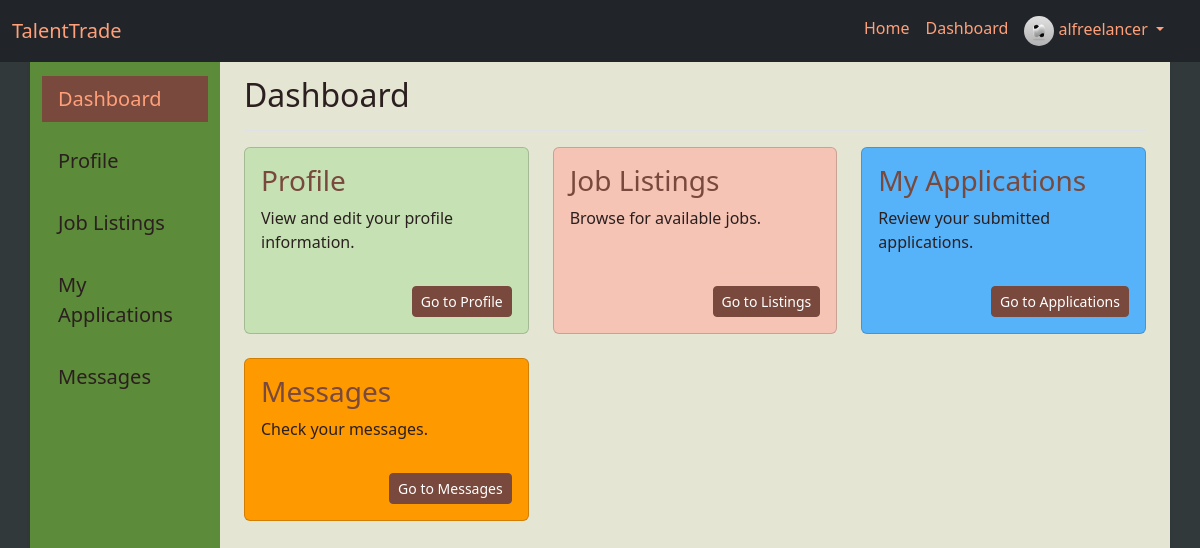
Page /dashboard/freelancer/dashboard (signed in) on the committed database.
### app/models/user.py (models this page shows, shortened)
class User(UserMixin, db.Model):
    __tablename__ = 'users'
    id: Mapped[int] = mapped_column(Integer, primary_key=True)
    username: Mapped[str] = mapped_column(String(80), unique=True, nullable=False)
    email: Mapped[str] = mapped_column(String(120), unique=True, nullable=False)
    password_hash: Mapped[str] = mapped_column(String(128), nullable=False)
    full_name: Mapped[str] = mapped_column(String(120))
    role: Mapped[str] = mapped_column(String(50))  # 'freelancer', 'client', 'admin'
    bio: Mapped[str] = mapped_column(Text)
    profile_picture: Mapped[str] = mapped_column(String(200), default='default.png')
    created_at: Mapped[datetime] = mapped_column(DateTime, default=datetime.now())
    updated_at: Mapped[datetime] = mapped_column(DateTime, default=datetime.now(), onupdate=datetime.now())
    posted_jobs = relationship('Job', foreign_keys='Job.client_id', back_populates='client')
    freelancer_jobs = relationship('Job', foreign_keys='Job.freelancer_id', back_populates='freelancer')
    reviews_given = relationship('Review', foreign_keys='Review.client_id', back_populates='client')
    reviews_received = relationship('Review', foreign_keys='Review.freelancer_id', back_populates='freelancer')
    payments_made = relationship('Payment', foreign_keys='Payment.client_id', back_populates='client')
    payments_received = relationship('Payment', foreign_keys='Payment.freelancer_id', back_populates='freelancer')
    applications = relationship('Application', foreign_keys='Application.freelancer_id', back_populates='freelancer')
    messages_sent = relationship('Message', foreign_keys='Message.sender_id', back_populates='sender')
    messages_received = relationship('Message', foreign_keys='Message.recipient_id', back_populates='recipient')

### app/routes/dashboard.py (the view)
@dashboard_bp.route('/freelancer/dashboard')
@login_required
def freelancer_dashboard():
    if current_user.role != 'freelancer':
        flash('You are not authorized to view this page.', 'danger')
        return redirect(url_for('main.landing'))
    jobs = current_user.freelancer_jobs
    applications = current_user.applications
    reviews = current_user.reviews_received
    return render_template('dashboard/freelancer_dashboard.html', jobs=jobs, applications=applications, reviews=reviews)

### app/templates/dashboard/freelancer_dashboard.html (shortened to what this page needs)
{% extends 'base.html' %}
{% block content %}
<div class="row">
    <nav id="sidebarMenu" class="col-md-3 col-lg-2 d-md-block sidebar collapse vh-100" >
        <div class="position-sticky pt-3" >
            <ul class="nav flex-column">
                <li class="nav-item mb-3">
                    <a class="nav-link active fs-5" aria-current="page" href="{{ url_for('main.dashboard') }}">
                         Dashboard
                    </a>
                </li>
                <li class="nav-item mb-3">
                    <a class="nav-link fs-5" href="{{ url_for('user.profile') }}">
                         Profile
                    </a>
                </li>
                <li class="nav-item mb-3">
                    <a class="nav-link fs-5" href="{{ url_for('job.job_listings') }}">
                         Job Listings
                    </a>
                </li>
                <li class="nav-item mb-3">
                    <a class="nav-link fs-5" href="{{ url_for('job.user_job_listings') }}">
                         My Applications
                    </a>
                </li>
                <li class="nav-item mb-3">
                    <a class="nav-link fs-5" href="{{ url_for('message.inbox') }}">
                         Messages
                    </a>
                </li>
            </ul>
        </div>
    </nav>
    <main class="col-md-9 ms-sm-auto col-lg-10 px-md-4">
        <div class="d-flex justify-content-between flex-wrap flex-md-nowrap align-items-center pt-3 pb-2 mb-3 border-bottom">
            <h1 class="h2">Dashboard</h1>
        </div>
        <div class="row">
            <div class="col-lg-4 col-md-6 mb-4">
              <div class="card card-profile text-dark h-100">
                <div class="card-body d-flex flex-column">
                  <h3 class="card-title">Profile</h3>
                  <p class="card-text flex-grow-1">View and edit your profile information.</p>
                  <a href="{{ url_for('user.profile') }}" class="btn btn-primary btn-sm mt-3 align-self-end">Go to Profile</a>
                </div>
              </div>
            </div>
            <div class="col-lg-4 col-md-6 mb-4">
                <div class="card card-job-listings text-dark h-100">
                  <div class="card-body d-flex flex-column">
                    <h3 class="card-title">Job Listings</h3>
                    <p class="card-text flex-grow-1">Browse for available jobs.</p>
                    <a href="{{ url_for('job.job_listings') }}" class="btn btn-primary btn-sm mt-3 align-self-end">Go to Listings</a>
                  </div>
                </div>
              </div>
              <div class="col-lg-4 col-md-6 mb-4">
                <div class="card card-my-applications text-dark h-100">
                  <div class="card-body d-flex flex-column">
                    <h3 class="card-title">My Applications</h3>
                        <p class="card-text flex-grow-1">Review your submitted applications.</p>
                        <a href="{{ url_for('job.user_job_listings') }}" class="btn btn-primary btn-sm mt-3 align-self-end">Go to Applications</a>
                  </div>
                </div>
              </div>
              <div class="col-lg-4 col-md-6 mb-4">
                <div class="card card-messages text-dark h-100">
                  <div class="card-body d-flex flex-column">
                    <h3 class="card-title">Messages</h3>
                    <p class="card-text flex-grow-1">Check your messages.</p>
                    <a href="{{ url_for('message.inbox') }}" class="btn btn-primary btn-sm mt-3 align-self-end">Go to Messages</a>
                  </div>
                </div>
              </div>
        </div>
    </main>
</div>
{% endblock %}

### app/templates/base.html (shortened to what this page needs)
<!DOCTYPE html>
<html lang="en">
<head>
    <link href="https://cdn.jsdelivr.net/npm/bootstrap@5.3.3/dist/css/bootstrap.min.css" rel="stylesheet">
    <link rel="stylesheet" href="{{ url_for('static', filename='css/main.css') }}">
</head>
<body>
    <header>
        <nav class="navbar navbar-expand-lg navbar-dark bg-dark fixed-top">
            <div class="container-fluid">
                <a class="navbar-brand" href="{{ url_for('main.landing') }}">TalentTrade</a>
                <div class="collapse navbar-collapse" id="navbarNav">
                    <ul class="navbar-nav ms-auto">
                        <li class="nav-item">
                            <a class="nav-link" href="{{ url_for('main.landing') }}">Home</a>
                        </li>
                        {% if current_user.is_authenticated %}
                            <li class="nav-item">
                                <a class="nav-link" href="{{ url_for('main.dashboard') }}">Dashboard</a>
                            </li>
                            <li class="nav-item dropdown">
                                <a class="nav-link dropdown-toggle" href="#" id="profileDropdown" role="button" data-bs-toggle="dropdown" aria-expanded="false">
                                    <img src="{{ url_for('static', filename='images/profile_pics/' + current_user.profile_picture) }}" alt="Profile Picture" class="rounded-circle" width="30" height="30">
                                    {{ current_user.username }}
                                </a>
                            </li>
                            <li class="nav-item">
                              <a class="nav-link position-relative" href="{{ url_for('message.inbox') }}">
                                  {% set unread_message_count = unread_message_count or 0 %}
                              </a>
                          </li>
                        {% endif %}
                    </ul>
                </div>
            </div>
        </nav>
    </header>
    <main class="container vh-100 shadow-sm" style="margin-top: 60px; margin-bottom: 10px;">
        {% block content %}{% endblock %}
    </main>
</body>
</html>

### app/static/css/main.css (style rules this page uses)
body { background-color: #31393a; color: #2B1F1F; }
.container { background-color: #E5E5D4; }
.navbar { background-color: #78493C; }
.navbar .navbar-brand, .navbar-nav .nav-link { color: #FFA07A; }
.btn-primary { background-color: #78493C; border-color: #78493C; }
a { color: #78493C; }
h1, h2, h3, h4, h5, h6 { color: #78493C; }
#sidebarMenu { background-color: #5C8B3A; }
#sidebarMenu .nav-link { color: #2B1F1F; }
#sidebarMenu .nav-link.active { background-color: #78493C; color: #FFA07A; }
.card-job-listings { background-color: #F5C4B5; }
.card-my-applications { background-color: #56B3FA; }
.card-messages { background-color: #FF9900; }
.text-dark { color: #2B1F1F; }
.card-profile { background-color: #C6E2B5; color: #2B1F1F; }
.card-title { color: #78493C; }
.card-text { color: #2B1F1F; }

### rows in the picture
User: profile_picture (picture), username "alfreelancer"
